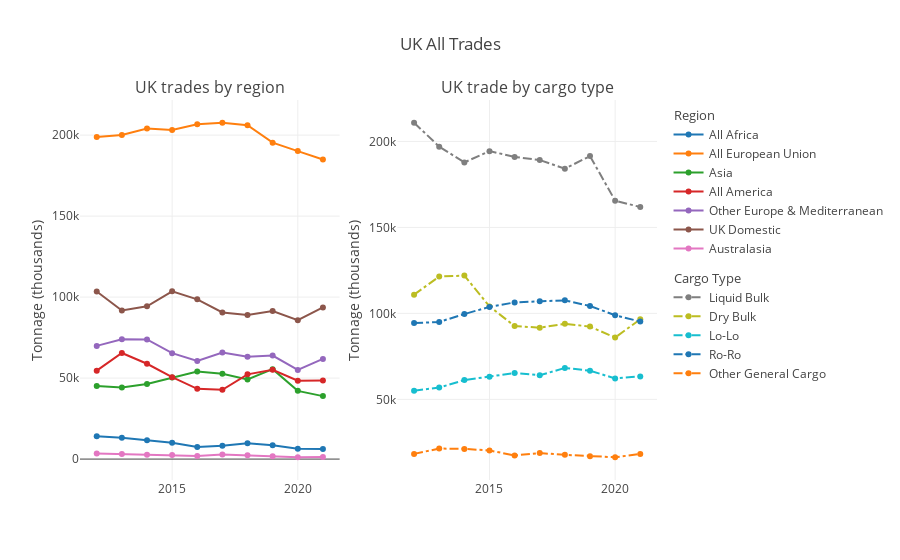

Notebook code cell kept with this figure:
### Markdown cell above
# 8.1 All UK's Sea Trade

In this first section, we want to answer **Specifying question 1 and 2** by plotting the data regarding all the sea trades in the UK (Import, Export and Domestic). We divided the information into two charts. First one is the chart with all cargoes divided by region of origins and destinations. The second one is divided by type of cargoes.

### Code cell
#We group the trade data by region of origins and destinations
df_region = df.groupby(['Year', 'Region']).sum()
df_region = df_region.reset_index()

#Then we group the trade data by Cargo Type
df_bycargo = df.groupby(['Year', 'Cargo Group']).sum()
df_bycargo = df_bycargo.reset_index()

#We make two subplots for those two data frame groups
regions = list(df.Region.unique())
cargo_types = list(df['Cargo Group'].unique())
fig_1 = make_subplots(rows=1, cols=2, subplot_titles=['UK trades by region', 'UK trade by cargo type'])

#We use for loop to add lines for every region/cargo type to the plot
for region in regions:
    df_story_1 = df_region.loc[df_region['Region'] == region]
    x1 = df_story_1['Year']
    y1 = df_story_1['Tonnage (thousands)']
    fig_1.append_trace(go.Scatter(x=x1, y=y1, name=region,
    legendgroup= 'Group1',
    legendgrouptitle_text = 'Region'), 
    row=1, col=1)
    

for cargo_type in cargo_types:
    df_story_2 = df_bycargo.loc[df_bycargo['Cargo Group'] == cargo_type]
    x1 = df_story_2['Year']
    y1 = df_story_2['Tonnage (thousands)']
    fig_1.append_trace(go.Scatter(x=x1, y=y1, name=cargo_type,
    line=dict(dash='dashdot'),
    legendgroup= 'Group2',
    legendgrouptitle_text = 'Cargo Type'),  
    row=1, col=2)

fig_1.update_yaxes(title_text='Tonnage (thousands)', row=1, col=1)
fig_1.update_yaxes(title_text='Tonnage (thousands)', row=1, col=2)
fig_1.update_layout(title='UK All Trades', template='none')
fig_1.show()

### Figure 1 — Plotly figure (JSON) as saved in the notebook; plotly's stock layout.template omitted (floating-point values rounded to 4 significant figures)
{"data": [{"legendgroup": "Group1", "legendgrouptitle": {"text": "Region"}, "name": "All Africa", "type": "scatter", "x": [2012, 2013, 2014, 2015, 2016, 2017, 2018, 2019, 2020, 2021], "xaxis": "x", "y": [14124, 13200, 11648, 10126, 7483, 8307, 9723, 8506, 6452, 6223.0], "yaxis": "y"}, {"legendgroup": "Group1", "legendgrouptitle": {"text": "Region"}, "name": "All European Union", "type": "scatter", "x": [2012, 2013, 2014, 2015, 2016, 2017, 2018, 2019, 2020, 2021], "xaxis": "x", "y": [198803, 200027, 204119, 203193, 206755, 207632, 206159, 195335, 190117, 185000.0], "yaxis": "y"}, {"legendgroup": "Group1", "legendgrouptitle": {"text": "Region"}, "name": "Asia", "type": "scatter", "x": [2012, 2013, 2014, 2015, 2016, 2017, 2018, 2019, 2020, 2021], "xaxis": "x", "y": [45115, 44138, 46401, 50295, 54030, 52727, 49148, 55512, 42110, 38870.0], "yaxis": "y"}, {"legendgroup": "Group1", "legendgrouptitle": {"text": "Region"}, "name": "All America", "type": "scatter", "x": [2012, 2013, 2014, 2015, 2016, 2017, 2018, 2019, 2020, 2021], "xaxis": "x", "y": [54571, 65482, 58856, 50579, 43397, 42760, 52323, 55128, 48397, 48460.0], "yaxis": "y"}, {"legendgroup": "Group1", "legendgrouptitle": {"text": "Region"}, "name": "Other Europe & Mediterranean", "type": "scatter", "x": [2012, 2013, 2014, 2015, 2016, 2017, 2018, 2019, 2020, 2021], "xaxis": "x", "y": [69886, 73973, 73832, 65390, 60541, 65841, 63185, 63908, 55030, 61830.0], "yaxis": "y"}, {"legendgroup": "Group1", "legendgrouptitle": {"text": "Region"}, "name": "UK Domestic", "type": "scatter", "x": [2012, 2013, 2014, 2015, 2016, 2017, 2018, 2019, 2020, 2021], "xaxis": "x", "y": [103436, 91755, 94338, 103589, 98615, 90530, 88903, 91387, 85728, 93620.0], "yaxis": "y"}, {"legendgroup": "Group1", "legendgrouptitle": {"text": "Region"}, "name": "Australasia", "type": "scatter", "x": [2012, 2013, 2014, 2015, 2016, 2017, 2018, 2019, 2020, 2021], "xaxis": "x", "y": [3481, 3113, 2625, 2547, 1878, 2841, 2323, 1784, 1134, 1236.0], "yaxis": "y"}, {"legendgroup": "Group2", "legendgrouptitle": {"text": "Cargo Type"}, "line": {"dash": "dashdot"}, "name": "Liquid Bulk", "type": "scatter", "x": [2012, 2013, 2014, 2015, 2016, 2017, 2018, 2019, 2020, 2021], "xaxis": "x2", "y": [210858, 196974, 187795, 194356, 190991, 189144, 184166, 191451, 165555, 161800.0], "yaxis": "y2"}, {"legendgroup": "Group2", "legendgrouptitle": {"text": "Cargo Type"}, "line": {"dash": "dashdot"}, "name": "Dry Bulk", "type": "scatter", "x": [2012, 2013, 2014, 2015, 2016, 2017, 2018, 2019, 2020, 2021], "xaxis": "x2", "y": [110878, 121412, 121987, 104072, 92618, 91685, 93974, 92311, 85970, 96520.0], "yaxis": "y2"}, {"legendgroup": "Group2", "legendgrouptitle": {"text": "Cargo Type"}, "line": {"dash": "dashdot"}, "name": "Lo-Lo", "type": "scatter", "x": [2012, 2013, 2014, 2015, 2016, 2017, 2018, 2019, 2020, 2021], "xaxis": "x2", "y": [55038, 56862, 61231, 63203, 65318, 64015, 68273, 66667, 62141, 63360.0], "yaxis": "y2"}, {"legendgroup": "Group2", "legendgrouptitle": {"text": "Cargo Type"}, "line": {"dash": "dashdot"}, "name": "Ro-Ro", "type": "scatter", "x": [2012, 2013, 2014, 2015, 2016, 2017, 2018, 2019, 2020, 2021], "xaxis": "x2", "y": [94339, 95047, 99605, 103774, 106386, 107025, 107577, 104274, 98960, 95230.0], "yaxis": "y2"}, {"legendgroup": "Group2", "legendgrouptitle": {"text": "Cargo Type"}, "line": {"dash": "dashdot"}, "name": "Other General Cargo", "type": "scatter", "x": [2012, 2013, 2014, 2015, 2016, 2017, 2018, 2019, 2020, 2021], "xaxis": "x2", "y": [18303, 21393, 21201, 20314, 17386, 18769, 17774, 16857, 16342, 18250.0], "yaxis": "y2"}], "layout": {"annotations": [{"font": {"size": 16}, "showarrow": false, "text": "UK trades by region", "x": 0.225, "xanchor": "center", "xref": "paper", "y": 1, "yanchor": "bottom", "yref": "paper"}, {"font": {"size": 16}, "showarrow": false, "text": "UK trade by cargo type", "x": 0.775, "xanchor": "center", "xref": "paper", "y": 1, "yanchor": "bottom", "yref": "paper"}], "title": {"text": "UK All Trades"}, "xaxis": {"anchor": "y", "domain": [0, 0.45]}, "xaxis2": {"anchor": "y2", "domain": [0.55, 1]}, "yaxis": {"anchor": "x", "domain": [0, 1], "title": {"text": "Tonnage (thousands)"}}, "yaxis2": {"anchor": "x2", "domain": [0, 1], "title": {"text": "Tonnage (thousands)"}}}}
